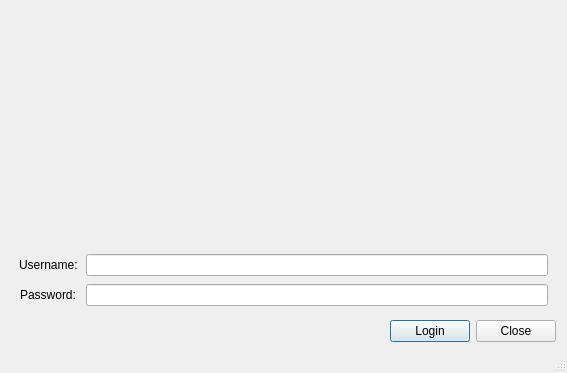
<?xml version="1.0" encoding="UTF-8"?>
<ui version="4.0">
 <class>dlgLogin</class>
 <widget class="QDialog" name="dlgLogin">
  <property name="windowModality">
   <enum>Qt::ApplicationModal</enum>
  </property>
  <property name="geometry">
   <rect>
    <x>0</x>
    <y>0</y>
    <width>567</width>
    <height>373</height>
   </rect>
  </property>
  <property name="windowTitle">
   <string>Login</string>
  </property>
  <property name="autoFillBackground">
   <bool>false</bool>
  </property>
  <property name="sizeGripEnabled">
   <bool>true</bool>
  </property>
  <property name="modal">
   <bool>true</bool>
  </property>
  <layout class="QVBoxLayout" name="verticalLayout">
   <item>
    <layout class="QFormLayout" name="formLayout">
     <property name="fieldGrowthPolicy">
      <enum>QFormLayout::ExpandingFieldsGrow</enum>
     </property>
     <property name="labelAlignment">
      <set>Qt::AlignCenter</set>
     </property>
     <property name="formAlignment">
      <set>Qt::AlignBottom|Qt::AlignHCenter</set>
     </property>
     <property name="horizontalSpacing">
      <number>8</number>
     </property>
     <property name="verticalSpacing">
      <number>8</number>
     </property>
     <property name="leftMargin">
      <number>8</number>
     </property>
     <property name="topMargin">
      <number>8</number>
     </property>
     <property name="rightMargin">
      <number>8</number>
     </property>
     <property name="bottomMargin">
      <number>8</number>
     </property>
     <item row="2" column="0">
      <widget class="QLabel" name="usernameLabel">
       <property name="text">
        <string>Username:</string>
       </property>
      </widget>
     </item>
     <item row="2" column="1">
      <widget class="QLineEdit" name="usernameLineEdit"/>
     </item>
     <item row="3" column="0">
      <widget class="QLabel" name="passwordLabel">
       <property name="text">
        <string>Password:</string>
       </property>
      </widget>
     </item>
     <item row="3" column="1">
      <widget class="QLineEdit" name="passwordLineEdit">
       <property name="echoMode">
        <enum>QLineEdit::PasswordEchoOnEdit</enum>
       </property>
      </widget>
     </item>
     <item row="1" column="1">
      <spacer name="verticalSpacer">
       <property name="orientation">
        <enum>Qt::Vertical</enum>
       </property>
       <property name="sizeHint" stdset="0">
        <size>
         <width>20</width>
         <height>40</height>
        </size>
       </property>
      </spacer>
     </item>
    </layout>
   </item>
   <item>
    <layout class="QHBoxLayout" name="horizontalLayout">
     <item>
      <spacer name="horizontalSpacer">
       <property name="orientation">
        <enum>Qt::Horizontal</enum>
       </property>
       <property name="sizeHint" stdset="0">
        <size>
         <width>40</width>
         <height>20</height>
        </size>
       </property>
      </spacer>
     </item>
     <item>
      <widget class="QPushButton" name="buttonLogin">
       <property name="text">
        <string>Login</string>
       </property>
       <property name="flat">
        <bool>false</bool>
       </property>
      </widget>
     </item>
     <item>
      <widget class="QPushButton" name="buttonClose">
       <property name="text">
        <string>Close</string>
       </property>
       <property name="flat">
        <bool>false</bool>
       </property>
      </widget>
     </item>
    </layout>
   </item>
   <item>
    <widget class="QLabel" name="labelStatus">
     <property name="text">
      <string/>
     </property>
    </widget>
   </item>
  </layout>
 </widget>
 <resources/>
 <connections/>
</ui>
